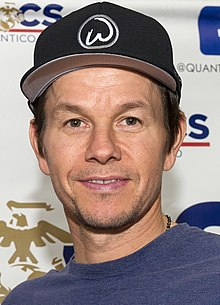
#> input picture resources/220px-Mark_Wahlberg_2017.jpg, 220 x 305 px
$ python -i project1.py   (imports and definitions only)
#> lines starting #> are read from the running program, lines starting #| are printed output that depends on the picture; after the words box and inside, x2 and y2 are one past the last pixel; in counts of white or black regions, pixels touching at a corner belong together
import cv2
import numpy as np
frameWidth = 640
frameHeight = 480
# [4 lines not run here, left out]

myColors = [[5,107,0,19,255,255],
            [133,56,0,159,156,255],
            [57,76,0,100,255,255],
            [90,48,0,118,255,255],
            [52,86,0,179,255,255]]
myColorValues = [[51,153,255],          ## BGR
                 [255,0,255],
                 [0,255,0],
                 [255,0,0],
                 [80,200,]]

myPoints =  []  ## [x , y , colorId ]

def findColor(img,myColors,myColorValues):
    img=cap.read()
    imgHSV = cv2.cvtColor(img, cv2.COLOR_BGR2HSV)
    count = 0
    newPoints=[]
    for color in myColors:
        lower = np.array(color[0:2])
        upper = np.array(color[1:2])
        mask = cv2.inRange(imgHSV,lower,upper)
        x,y=getContours(mask)
        cv2.circle(imgHSV,(x,y),5,myColorValues[count])
        if x!=0 and y!=0:
            newPoints.append([x,y,count])
        count +=1
        cv2.imshow(str(color[0]),mask)
    return newPoints

def getContours(img):
    contours,hierarchy = cv2.findContours(img,cv2.RETR_EXTERNAL,cv2.CHAIN_APPROX_NONE)
    x,y,w,h = 0,0,0,0
    for cnt in contours:
        area = cv2.contourArea(cnt)
        if area>500:
            cv2.drawContours(imgResult, cnt, -1, (255, 0, 0), 3)
            peri = cv2.arcLength(cnt,True)
            approx = cv2.approxPolyDP(cnt,0.02*peri,True)
            x, y, w, h = cv2.boundingRect(approx)
    return x+w//2,y

def drawOnCanvas(myPoints,myColorValues):
    for point in myPoints:
        cv2.circle(imgResult, (point[0], point[1]), 10, myColorValues[point[2]], cv2.FILLED)


# [14 lines not run here, left out]

>>> import cv2
>>> picture = cv2.imread('resources/220px-Mark_Wahlberg_2017.jpg', cv2.IMREAD_GRAYSCALE)
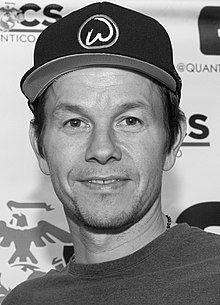
#> picture: shape (305, 220); min 0, max 255, mean 135.2
>>> result = getContours(picture)
#> in getContours, `contours,hierarchy = cv2.findContours(img,cv2.RETR_EXTERNAL,cv2.CHAIN_..`: contours = 1 contour; box (x1, y1, x2, y2) and area: (0, 0, 220, 305) 66576
#> the loop in getContours, `for cnt in contours:` made 1 pass
#> area on pass 1: 66576
#> (the run stopped early here; a loop or call above may not have finished)

$ run again, on resources/Barack Obama.jpg
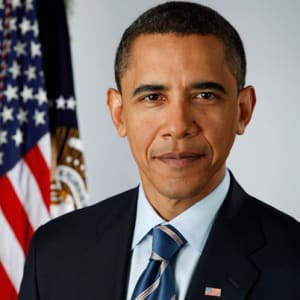
#> input picture resources/Barack Obama.jpg, 300 x 300 px
#> `picture = cv2.imread('resources/220px-Mark_Wahlberg_2017.jpg', cv2.IMR..`:
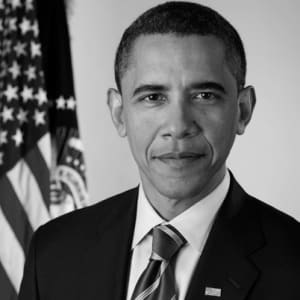
#> picture: shape (300, 300); min 0, max 251, mean 106.2
#> contours = 1 contour; box (x1, y1, x2, y2) and area: (0, 0, 300, 300) 89391
#> the loop in getContours, `for cnt in contours:` made 1 pass
#> area on pass 1: 89391

$ run again, on resources/Bill Gates.jpg
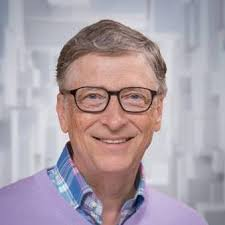
#> input picture resources/Bill Gates.jpg, 225 x 225 px
#> `picture = cv2.imread('resources/220px-Mark_Wahlberg_2017.jpg', cv2.IMR..`:
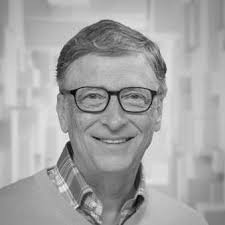
#> picture: shape (225, 225); min 3, max 245, mean 164.4
#> contours = 1 contour; box (x1, y1, x2, y2) and area: (0, 0, 225, 225) 50176
#> the loop in getContours, `for cnt in contours:` made 1 pass
#> area on pass 1: 50176

$ run again, on resources/gates_lookalike.jpg
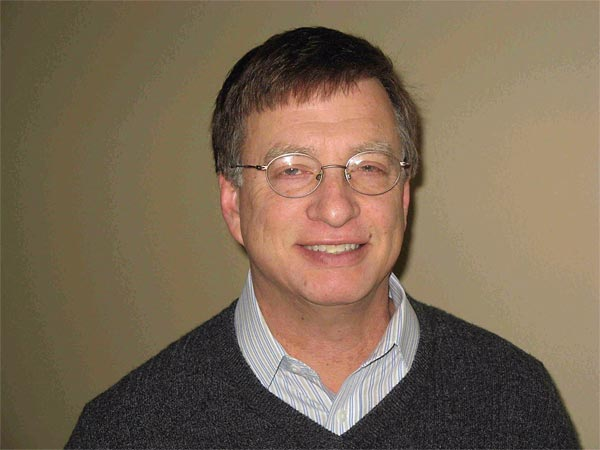
#> input picture resources/gates_lookalike.jpg, 600 x 450 px
#> `picture = cv2.imread('resources/220px-Mark_Wahlberg_2017.jpg', cv2.IMR..`:
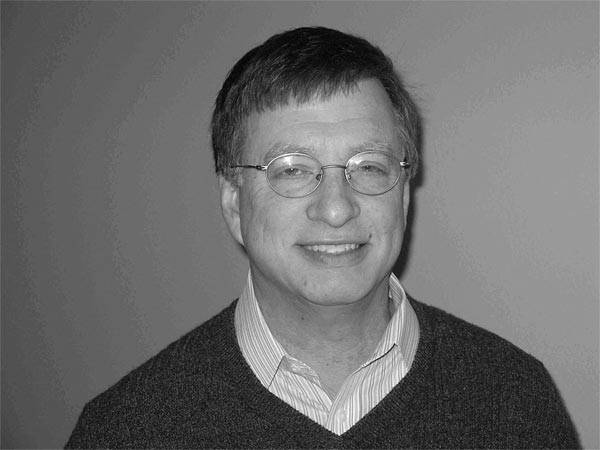
#> picture: shape (450, 600); min 0, max 255, mean 108.6
#> contours = 1 contour; box (x1, y1, x2, y2) and area: (0, 0, 600, 450) 268951
#> the loop in getContours, `for cnt in contours:` made 1 pass
#> area on pass 1: 268951
